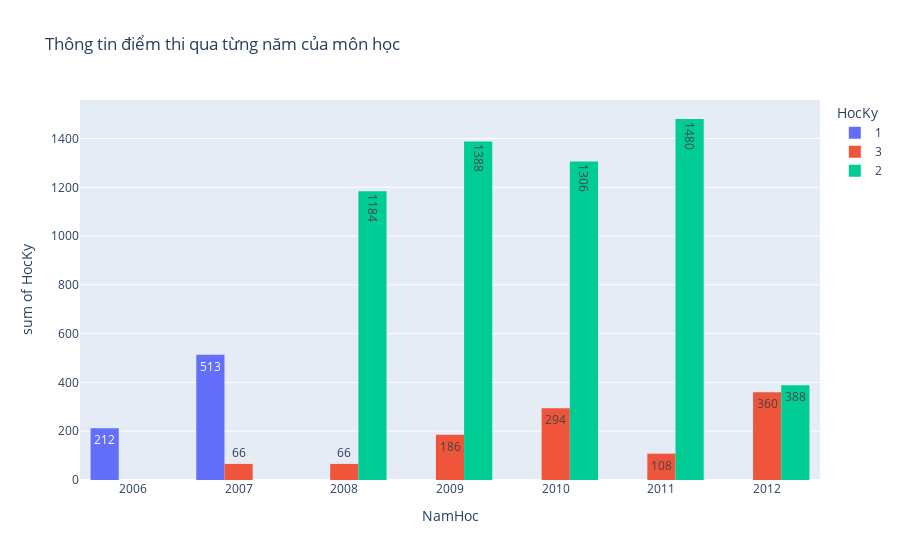

Notebook cell for this chart:
### Code cell
fig = px.histogram(df_diemThiMH, x = "NamHoc", y = "HocKy",
                   color="HocKy", text_auto=True,
                   barmode="group",
                   title= "Thông tin điểm thi qua từng năm của môn học")
fig

### Figure 1 — Plotly figure (JSON) as saved in the notebook; plotly's stock layout.template omitted (floating-point values rounded to 4 significant figures; data arrays with more than 128 entries replaced by an {"elided": "..."} marker saying what was removed)
{"data": [{"alignmentgroup": "True", "bingroup": "x", "histfunc": "sum", "hovertemplate": "HocKy=1<br>NamHoc=%{x}<br>sum of HocKy=%{y}<extra></extra>", "legendgroup": "1", "marker": {"color": "#636efa", "pattern": {"shape": ""}}, "name": "1", "offsetgroup": "1", "orientation": "v", "showlegend": true, "texttemplate": "%{value}", "type": "histogram", "x": {"elided": "725 int values"}, "xaxis": "x", "y": {"elided": "725 int values"}, "yaxis": "y"}, {"alignmentgroup": "True", "bingroup": "x", "histfunc": "sum", "hovertemplate": "HocKy=3<br>NamHoc=%{x}<br>sum of HocKy=%{y}<extra></extra>", "legendgroup": "3", "marker": {"color": "#EF553B", "pattern": {"shape": ""}}, "name": "3", "offsetgroup": "3", "orientation": "v", "showlegend": true, "texttemplate": "%{value}", "type": "histogram", "x": {"elided": "360 int values"}, "xaxis": "x", "y": {"elided": "360 int values"}, "yaxis": "y"}, {"alignmentgroup": "True", "bingroup": "x", "histfunc": "sum", "hovertemplate": "HocKy=2<br>NamHoc=%{x}<br>sum of HocKy=%{y}<extra></extra>", "legendgroup": "2", "marker": {"color": "#00cc96", "pattern": {"shape": ""}}, "name": "2", "offsetgroup": "2", "orientation": "v", "showlegend": true, "texttemplate": "%{value}", "type": "histogram", "x": {"elided": "2873 int values"}, "xaxis": "x", "y": {"elided": "2873 int values"}, "yaxis": "y"}], "layout": {"barmode": "group", "legend": {"title": {"text": "HocKy"}, "tracegroupgap": 0}, "title": {"text": "Thông tin điểm thi qua từng năm của môn học"}, "xaxis": {"anchor": "y", "domain": [0, 1], "title": {"text": "NamHoc"}}, "yaxis": {"anchor": "x", "categoryarray": [2, 3, 1], "categoryorder": "array", "domain": [0, 1], "title": {"text": "sum of HocKy"}}}}
